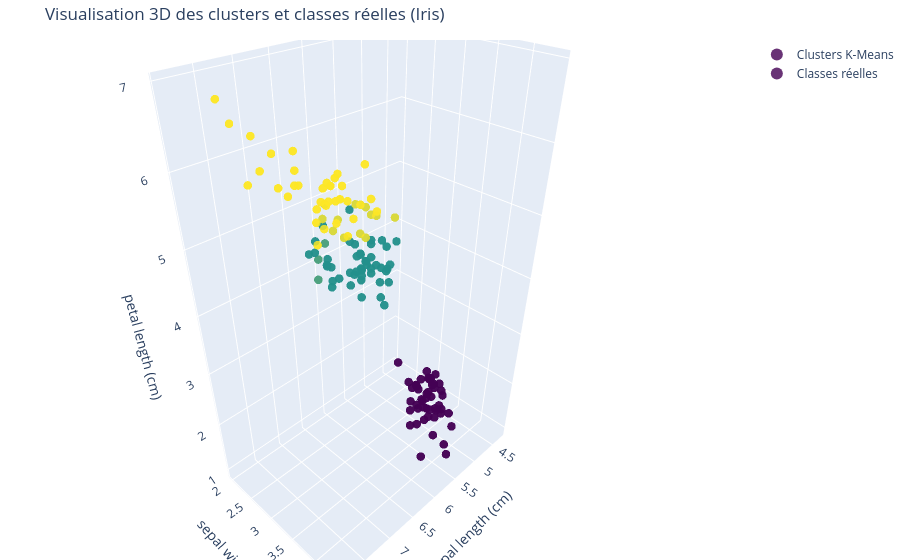

Write notebook code for a chart like this one.
### Markdown cell above
So, a fairly good performance with an accuracy of 88.7%.

The confusion matrix shows that category 1 is identified 100% correctly, and categories 2 and 3 are also mostly well identified.

The graphical analysis confirms this:

### Code cell
import plotly.graph_objects as go
# Fonctions de tracé
def plot_3d(x, y, z, labels, title):
    return go.Scatter3d(
        x=x,
        y=y,
        z=z,
        mode='markers',
        marker=dict(
            size=5,
            color=labels,
            colorscale='Viridis',
            opacity=0.8
        ),
        name=title
    )

# Sélection de 3 dimensions
x, y_, z = X[:, 0], X[:, 1], X[:, 2]

# Tracés
fig = go.Figure()

fig.add_trace(plot_3d(x, y_, z, new_labels, "Clusters K-Means"))
fig.add_trace(plot_3d(x, y_, z, y, "Classes réelles"))

# Mise en forme
fig.update_layout(
    title="Visualisation 3D des clusters et classes réelles (Iris)",
    scene=dict(
        xaxis_title=iris.feature_names[0],
        yaxis_title=iris.feature_names[1],
        zaxis_title=iris.feature_names[2]
    ),
    legend=dict(itemsizing='constant'),
    margin=dict(l=0, r=0, b=0, t=40)
)

fig.show()

### Figure 1 — Plotly figure (JSON) as saved in the notebook; plotly's stock layout.template omitted (floating-point values rounded to 4 significant figures; data arrays with more than 128 entries replaced by an {"elided": "..."} marker saying what was removed)
{"data": [{"marker": {"color": {"elided": "150 int values"}, "colorscale": [[0, "#440154"], [0.1111, "#482878"], [0.2222, "#3e4989"], [0.3333, "#31688e"], [0.4444, "#26828e"], [0.5556, "#1f9e89"], [0.6667, "#35b779"], [0.7778, "#6ece58"], [0.8889, "#b5de2b"], [1, "#fde725"]], "opacity": 0.8, "size": 5}, "mode": "markers", "name": "Clusters K-Means", "type": "scatter3d", "x": {"elided": "150 float values"}, "y": {"elided": "150 float values"}, "z": {"elided": "150 float values"}}, {"marker": {"color": {"elided": "150 int values"}, "colorscale": [[0, "#440154"], [0.1111, "#482878"], [0.2222, "#3e4989"], [0.3333, "#31688e"], [0.4444, "#26828e"], [0.5556, "#1f9e89"], [0.6667, "#35b779"], [0.7778, "#6ece58"], [0.8889, "#b5de2b"], [1, "#fde725"]], "opacity": 0.8, "size": 5}, "mode": "markers", "name": "Classes réelles", "type": "scatter3d", "x": {"elided": "150 float values"}, "y": {"elided": "150 float values"}, "z": {"elided": "150 float values"}}], "layout": {"legend": {"itemsizing": "constant"}, "margin": {"b": 0, "l": 0, "r": 0, "t": 40}, "scene": {"xaxis": {"title": {"text": "sepal length (cm)"}}, "yaxis": {"title": {"text": "sepal width (cm)"}}, "zaxis": {"title": {"text": "petal length (cm)"}}}, "title": {"text": "Visualisation 3D des clusters et classes réelles (Iris)"}}}
